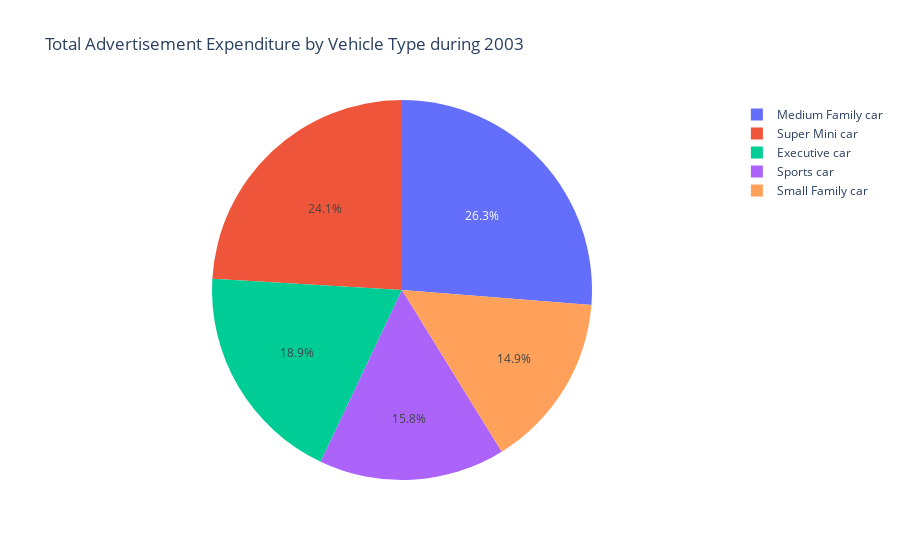

This figure's notebook cell:
### Markdown cell above
### Total **Advertisement Expenditure** for per vehicle

### Code cell
adv_data = data_y.groupby('Vehicle_Type')['Advertising_Expenditure'].mean().reset_index()

Y_Chart4 = px.pie(adv_data, values=adv_data['Advertising_Expenditure'], labels=adv_data['Vehicle_Type'],
       names=adv_data['Vehicle_Type'], title=f'Total Advertisement Expenditure by Vehicle Type during {y}')

Y_Chart4
# adv_data

### Figure 1 — Plotly figure (JSON) as saved in the notebook; plotly's stock layout.template omitted (floating-point values rounded to 4 significant figures)
{"data": [{"domain": {"x": [0, 1], "y": [0, 1]}, "hovertemplate": "Vehicle_Type=%{label}<br>Advertising_Expenditure=%{value}<extra></extra>", "labels": ["Executive car", "Medium Family car", "Small Family car", "Sports car", "Super Mini car"], "legendgroup": "", "name": "", "showlegend": true, "type": "pie", "values": [2388.0, 3319.0, 1888, 2002, 3041]}], "layout": {"legend": {"tracegroupgap": 0}, "title": {"text": "Total Advertisement Expenditure by Vehicle Type during 2003"}}}
